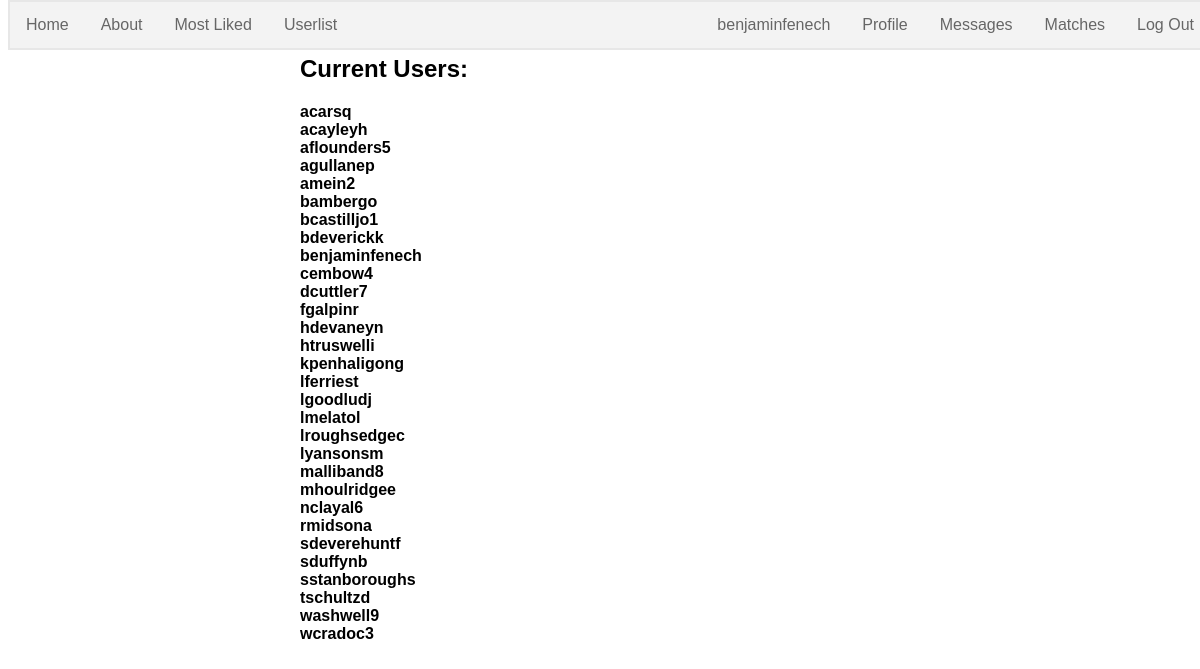
/userlist.php (signed in), run on the app's committed database.
### tables this page shows
CREATE TABLE user (
id INT NOT NULL AUTO_INCREMENT,
username VARCHAR(30) NOT NULL,
email VARCHAR(30) NOT NULL,
password VARCHAR(255) NOT NULL,
profile VARCHAR(200) NOT NULL,
photo_url VARCHAR(100) NOT NULL,
PRIMARY KEY (id) );

### userlist.php (the view, shortened to what this page needs)
<?php
require('db.php');
include("mainnav.php");
?>
<!DOCTYPE html>
<html>
<head>
<link rel="stylesheet" href="css/style.css" />
</head>
<body>
<div class="form">
<h2>Current Users:</h2>
<?php
$sql = "SELECT * FROM user ORDER BY username";
$result = mysqli_query($con,$sql);
while ($row = mysqli_fetch_array($result)) {
    $username = $row['username'];
    echo "<b>" . $username . "</b><br>";
}
?>
</div>
</body>
</html>

### css/style.css (style rules this page uses)
body { font-family:Arial, Sans-Serif; }
.form { width: 600px; margin: 0 auto; }
body { margin-top: 55px; }

### data on the page
user: username "acarsq"
user: username "acayleyh"
user: username "aflounders5"
user: username "agullanep"
user: username "amein2"
user: username "bambergo"
user: username "bcastilljo1"
user: username "bdeverickk"
user: username "benjaminfenech"
user: username "cembow4"
user: username "dcuttler7"
user: username "fgalpinr"
user: username "hdevaneyn"
user: username "htruswelli"
user: username "kpenhaligong"
user: username "lferriest"
user: username "lgoodludj"
user: username "lmelatol"
user: username "lroughsedgec"
user: username "lyansonsm"
user: username "malliband8"
user: username "mhoulridgee"
user: username "nclayal6"
user: username "rmidsona"
user: username "sdeverehuntf"
user: username "sduffynb"
user: username "sstanboroughs"
user: username "tschultzd"
user: username "washwell9"
user: username "wcradoc3"

### other printed values
$_SESSION['username'] "benjaminfenech"
